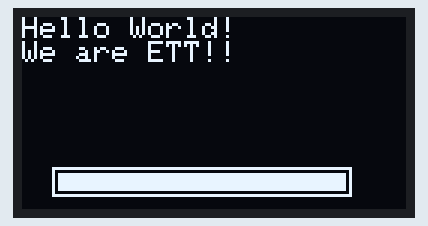
Recording of a sketch running on a simulated Arduino Uno, built with avr-gcc and run on an emulated ATmega328P. Parts: 128×64 one-colour display.

Above: at 0.1 s.

The sketch:

16_1.ino
```cpp
#include <Adafruit_GFX.h>
#include <Adafruit_SH1106.h>
#define SDA 21
#define SCL 22
String words = "Hello World! \nWe are ETT!!";
Adafruit_SH1106 display(SDA, SCL);
void setup(){
  display.begin(SH1106_SWITCHCAPVCC, 0x3C);
  display.clearDisplay();
  display.setTextSize(1);
  display.setTextColor(WHITE);
  display.setCursor(0,0);
  display.println(words);
  display.drawRect(10, 50, 100, 10, WHITE);
  display.fillRect(12, 52, 96, 6, WHITE);
  display.display();
}
void loop(){}
```
